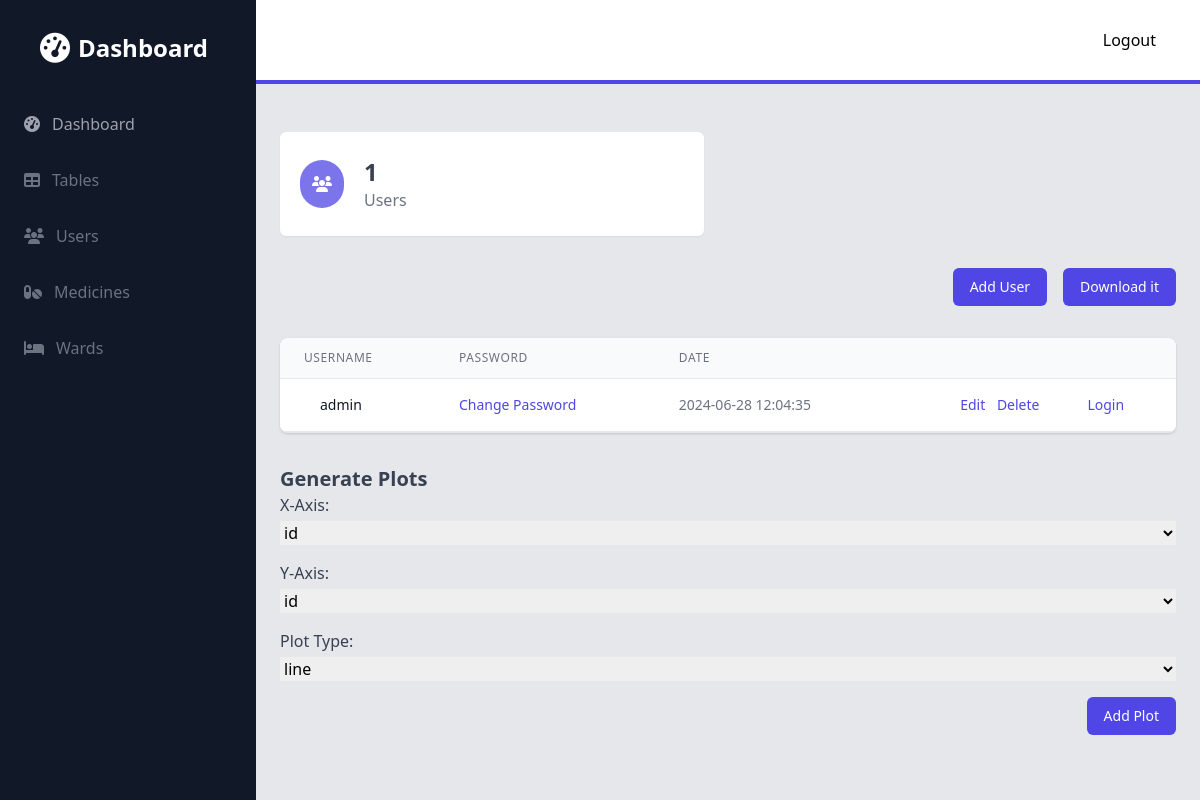
Before: /admin/users (signed in) with the older database file.
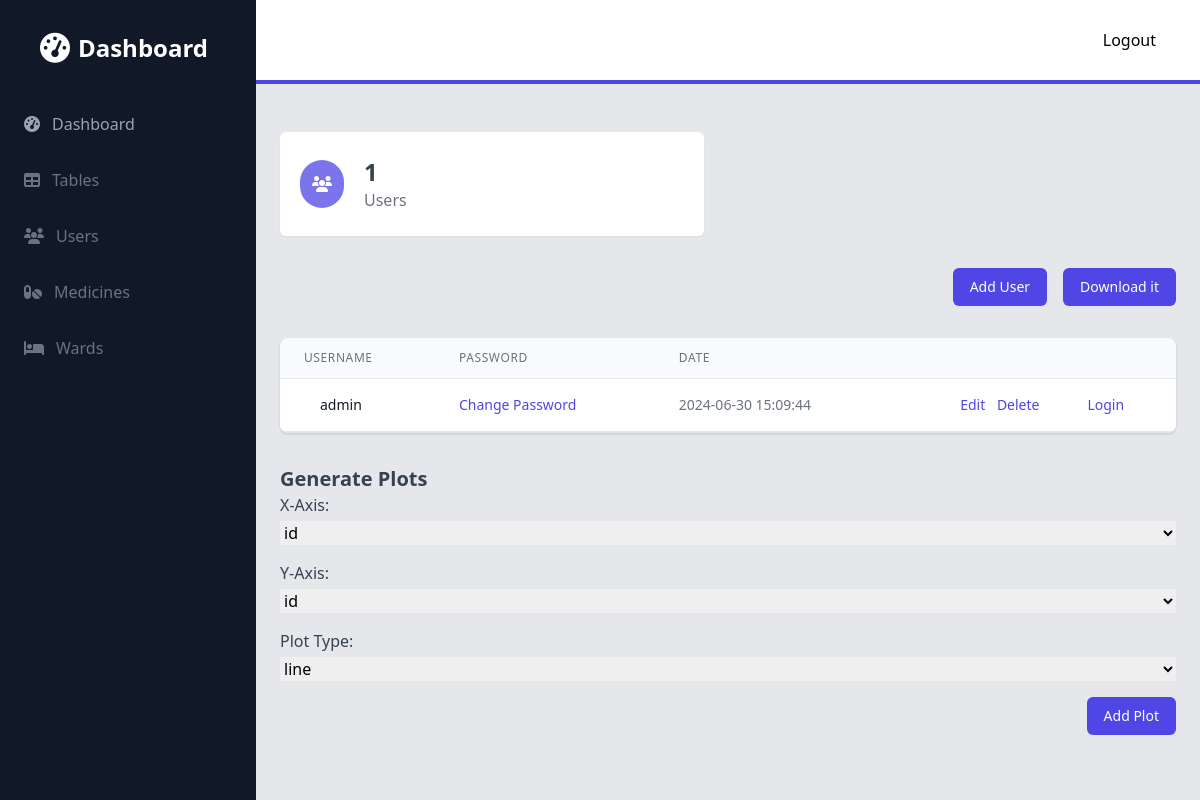
After: the same page with the newer database file.
### models.py (models this page shows)
class User(db.Model, UserMixin):
    id = db.Column(db.Integer, primary_key=True)
    username = db.Column(db.String(150), unique=True)
    password = db.Column(db.String(150))
    is_admin = db.Column(db.Boolean, default=False)
    date_created = db.Column(db.DateTime(timezone=True), default=func.now())

### admin.py (the view)
@admin.route('/users')
@login_required
def users():
    users = User.query.all()
    columns = User.__table__.columns
    columns = [column.name for column in columns]
    return render_template('admin/users.html', users=users, plot_types=PLOTS, columns=columns, table_name='User')

### app.py (called while the page is built)
def create_app():
    app = Flask(__name__)
    app.config['SQLALCHEMY_DATABASE_URI'] = 'sqlite:///database.db'
    app.config['SECRET_KEY'] = 'secret'
    app.register_blueprint(views, url_prefix='/')
    app.register_blueprint(auth, url_prefix='/')
    app.register_blueprint(admin, url_prefix='/admin')
    login_manager = LoginManager()
    login_manager.login_view = 'auth.login'
    login_manager.init_app(app)
    @login_manager.user_loader
    def load_user(id):
        return User.query.get(int(id))
    with app.app_context():
        db.init_app(app)
        db.create_all()
    return app

### templates/admin/users.html (shortened to what the changed rows need)
{% extends 'admin/base.html' %}
{% block content %}
<div class="container px-6 py-8 mx-auto">
    <div class="mt-8">
        <div class="flex flex-col mt-8">
            <div class="py-2 -my-2 overflow-x-auto sm:-mx-6 sm:px-6 lg:-mx-8 lg:px-8">
                <div class="inline-block min-w-full overflow-hidden align-middle border-b border-gray-200 shadow sm:rounded-lg">
                    <table class="min-w-full">
                        <thead>
                            <tr>
                                <th class="px-6 py-3 text-xs font-medium leading-4 tracking-wider text-left text-gray-500 uppercase border-b border-gray-200 bg-gray-50">Username</th>
                                <th class="px-6 py-3 text-xs font-medium leading-4 tracking-wider text-left text-gray-500 uppercase border-b border-gray-200 bg-gray-50">Password</th>
                                <th class="px-6 py-3 text-xs font-medium leading-4 tracking-wider text-left text-gray-500 uppercase border-b border-gray-200 bg-gray-50">Date</th>
                                <th class="px-6 py-3 border-b border-gray-200 bg-gray-50"></th>
                                <th class="px-6 py-3 border-b border-gray-200 bg-gray-50"></th>
                            </tr>
                        </thead>
                        <tbody class="bg-white">
                            {% for user in users %}
                            <tr>
                                <td class="px-6 py-4 whitespace-no-wrap border-b border-gray-200">
                                    <div class="flex items-center">
                                        <div class="ml-4">
                                            <div class="text-sm font-medium leading-5 text-gray-900">{{ user.username }}</div>
                                        </div>
                                    </div>
                                </td>
                                <td class="px-6 py-4 whitespace-no-wrap border-b border-gray-200">
                                    <div class="text-sm leading-5 text-gray-900">
                                      <a href="{{ url_for('admin.change_password', id=user.id) }}" class="text-indigo-600 hover:text-indigo-900">Change Password</a>
                                    </div>
                                </td>
                                <td class="px-6 py-4 text-sm leading-5 text-gray-500 whitespace-no-wrap border-b border-gray-200">
                                    {{ user.date_created }}
                                </td>
                                <td class="px-6 py-4 text-sm font-medium leading-5 text-right whitespace-no-wrap border-b border-gray-200">
                                    <a href="{{ url_for('admin.update_user', id=user.id) }}" class="text-indigo-600 hover:text-indigo-900">Edit</a>
                                    <a href="{{ url_for('admin.delete_user', id=user.id) }}" class="ml-2 text-indigo-600 hover:text-indigo-900">Delete</a>
                                </td>
                                <td class="px-6 py-4 text-sm leading-5 text-gray-500 whitespace-no-wrap border-b border-gray-200">
                                  <a href="{{ url_for('admin.login_as_user', id=user.id) }}" class="text-indigo-600 hover:text-indigo-900">Login</a>
                                </td>
                            </tr>
                            {% endfor %}
                        </tbody>
                    </table>
                </div>
            </div>
        </div>
    </div>
    {% include "admin/plots.html" %}
</div>
{% endblock %}

Changed rows visible on the page:
changed User "admin": date_created "2024-06-28 12:04:35" → "2024-06-30 15:09:44"
